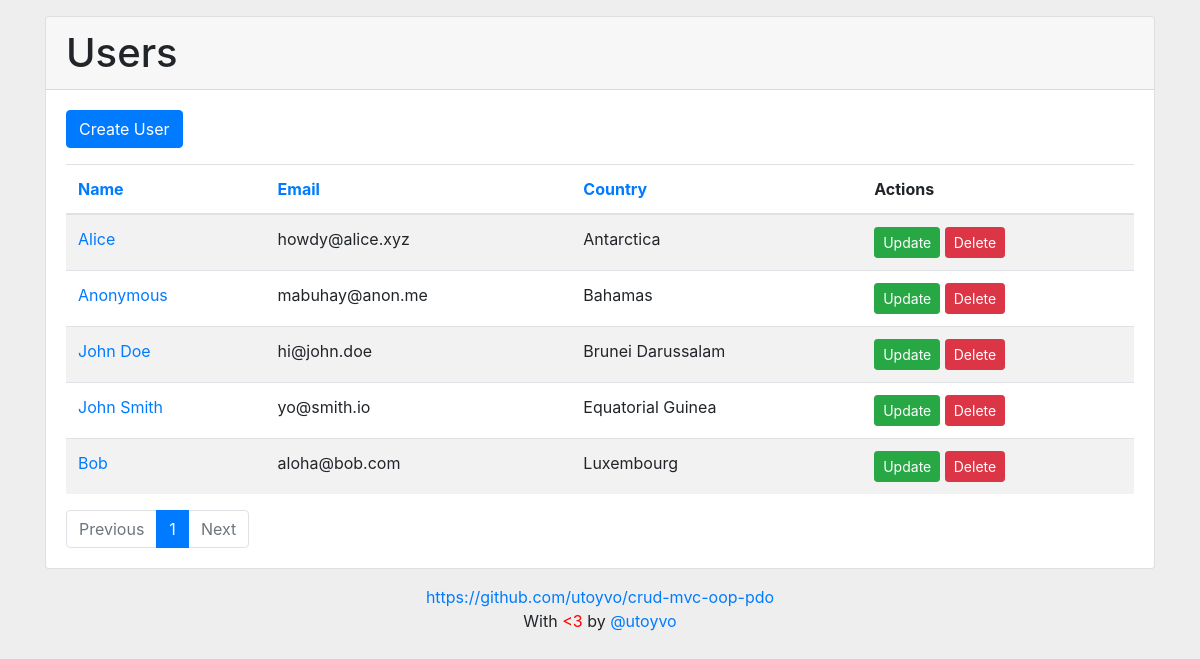
/?orderby=user_country, run on the app's committed database.
### tables this page shows
CREATE TABLE IF NOT EXISTS `users` (
	`user_id`         INT(11)      NOT NULL PRIMARY KEY AUTO_INCREMENT,
	`user_registered` DATETIME     NOT NULL DEFAULT CURRENT_TIMESTAMP,
	`user_updated`    DATETIME     NOT NULL ON UPDATE CURRENT_TIMESTAMP,
	`user_name`       VARCHAR(255) NOT NULL,
	`user_email`      VARCHAR(255) NOT NULL,
	`user_country`    INT(4)       NOT NULL
);

CREATE TABLE IF NOT EXISTS `countries` (
	`country_id`   INT(4)       NOT NULL PRIMARY KEY AUTO_INCREMENT,
	`country_code` VARCHAR(2)   NOT NULL,
	`country_name` VARCHAR(255) NOT NULL
);

### index.php (called while the page is built)
<?php
require_once( '/controller/UserController.php' );
$controller = new UserController();
$controller->handleRequest();

### config.php (called while the page is built)
<?php
return array(
	'db_driver'   => 'mysql',
	'db_server'   => 'localhost',
	'db_name'     => 'crud-mvc-oop-pdo',
	'db_username' => 'root',
	'db_password' => '',
);

### model/Database.php (called while the page is built)
<?php
class Database
{
	private static $conn = null;
	public static function connect()
	{
		if ( self::$conn == null ) {
			try {
				$config = require_once( 'config.php' );
				self::$conn = new PDO( $config['db_driver'] . ':host=' . $config['db_server'] . ';dbname=' . $config['db_name'], $config['db_username'], $config['db_password'] );
				self::$conn->setAttribute( PDO::ATTR_ERRMODE, PDO::ERRMODE_EXCEPTION );
			} catch( PDOException $e ) {
				error_log( '[' . date( 'Y-m-d H:i:s' ) . '] [CONNECTION ERROR] [' . $_SERVER['REMOTE_ADDR'] . '] ' . $e->getMessage() . "\n", 3, 'error.log' );
				die( 'Connection Error: ' . $e->getMessage() );
			}
		}
		return self::$conn;
	}
}

### model/UserService.php (called while the page is built, shortened)
<?php
require_once( 'UserGateway.php' );
class UserService
{
	public $userGateway;
	public function __construct()
	{
		$this->userGateway = new UserGateway();
	}
	public function getUsers( $orderBy, $pagination )
	{
		$sort = ( $orderBy == 'user_id' ) ? $sort = 'DESC' : $sort = 'ASC';
		try {
			return $this->userGateway->selectAllUsers( $orderBy, $sort, $pagination );
		} catch ( Exception $e ) {
			throw $e;
			$this->getErrorLog( $e );
		}
	}
	public function pagination( $perpage )
	{
		$page        = ( isset( $_GET['page'] ) && ! empty( $_GET['page'] ) ) ? $_GET['page'] : 1;
		$pages       = $this->userGateway->countTotalRows( 'users' );
		$total_pages = ceil( $pages->total / $perpage );
		$start       = $perpage * $page - $perpage;
		$result = array(
			'page'        => $page,
			'total_pages' => $total_pages,
			'start'       => $start,
			'perpage'     => $perpage,
		);
		return $result;
	}
}

### model/UserGateway.php (called while the page is built, shortened)
<?php
require_once( 'Database.php' );
class UserGateway
{
	public $conn;
	public function __construct()
	{
		$this->conn = Database::connect();
	}
	public function selectAllUsers( $orderBy, $sort, $pagination )
	{
		$sql = 'SELECT * FROM users
		INNER JOIN countries ON users.user_country = countries.country_id
		ORDER BY ' . $orderBy . ' ' . $sort . ' LIMIT ' . $pagination['start'] . ', ' . $pagination['perpage'];
		$stmt = $this->conn->prepare( $sql );
		$stmt->execute();
		$result = array();
		while ( $obj = $stmt->fetch( PDO::FETCH_OBJ ) ) $result[] = $obj;
		return $result;
	}
	public function countTotalRows( $table )
	{
		$sql = 'SELECT COUNT(*) AS total FROM ' . $table;
		$stmt = $this->conn->prepare( $sql );
		$stmt->execute();
		return $stmt->fetch( PDO::FETCH_OBJ );
	}
}

### view/user/users.php (the view)
<?php include( '/view/template/header.php' ); ?>
	<section class="card mt-3 mb-3">
		<header class="card-header">
			<h1 class="mb-0"><?= htmlentities( $title ); ?></h1>
		</header>
		<div class="card-body">
			<div class="mb-3">
				<a href="?user=create" class="btn btn-primary">Create User</a>
			</div>
			<table class="table table-striped mb-0">
				<thead>
					<tr>
						<th><a href="?orderby=user_name">Name</a></th>
						<th><a href="?orderby=user_email">Email</a></th>
						<th><a href="?orderby=user_country">Country</a></th>
						<th>Actions</th>
					</tr>
				</thead>
				<tbody>
				<?php foreach ( $users as $user ) : ?>
					<tr>
						<td><a href="?user=read&id=<?= $user->user_id; ?>"><?= $user->user_name; ?></a></td>
						<td><?= $user->user_email; ?></td>
						<td><?= $user->country_name; ?></td>
						<td>
							<a href="?user=update&id=<?= $user->user_id; ?>" class="btn btn-success btn-sm">Update</a>
							<a href="?user=delete&id=<?= $user->user_id; ?>" class="btn btn-danger btn-sm" onclick="return confirm( 'Are you sure you want to delete?' );">Delete</a>
						</td>
					</tr>
				<?php endforeach; ?>
				</tbody>
			</table>
			<?php include( '/view/template/pagination.php' ); ?>
		</div>
	</section>
<?php include( '/view/template/footer.php' ); ?>

### view/template/header.php (style rules this page uses)
body { background: #eee; }

### data on the page
users: user_name "Alice", user_email "howdy@alice.xyz", countries.country_name "Antarctica"
users: user_name "Anonymous", user_email "mabuhay@anon.me", countries.country_name "Bahamas"
users: user_name "John Doe", user_email "hi@john.doe", countries.country_name "Brunei Darussalam"
users: user_name "John Smith", user_email "yo@smith.io", countries.country_name "Equatorial Guinea"
users: user_name "Bob", user_email "aloha@bob.com", countries.country_name "Luxembourg"

### other printed values
$title "Users"
